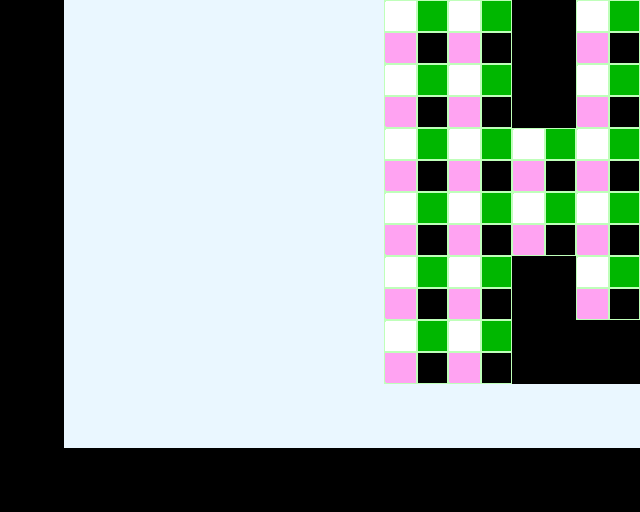

Below is a game level as drawn by its tile map, then a one-line description and the .tmx that defines it (tile-layer data replaced by summaries):
An orthogonal 10x8 tile map with 64x64 px tiles, 1 tile layer (Tile Layer 1).

<map version="1.0" orientation="orthogonal" width="10" height="8" tilewidth="64" tileheight="64">
 <tileset firstgid="1" name="WinterHouse" tilewidth="64" tileheight="64">
  <image source="tileset.png" width="192" height="64" />
  <tile id="1">
   <properties>
    <property name="components" value="Floor" />
   </properties>
  </tile>
  <tile id="2">
   <properties>
    <property name="components" value="Solid" />
   </properties>
  </tile>
 </tileset>
 <layer name="Tile Layer 1" width="10" height="8">
  <data>[80 cells, 80 non-empty, 3 distinct tile ids]</data>
 </layer>
</map>
